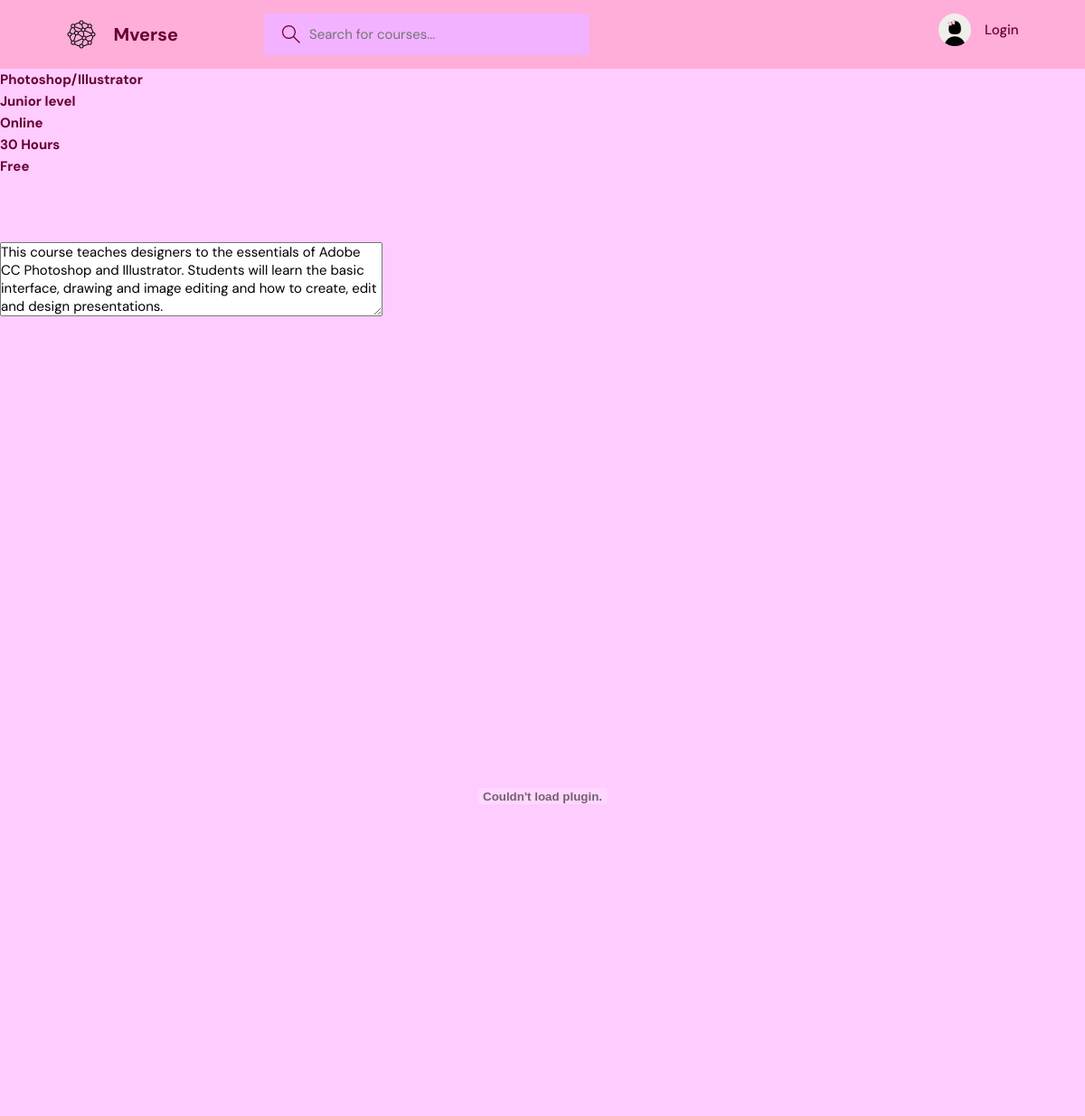
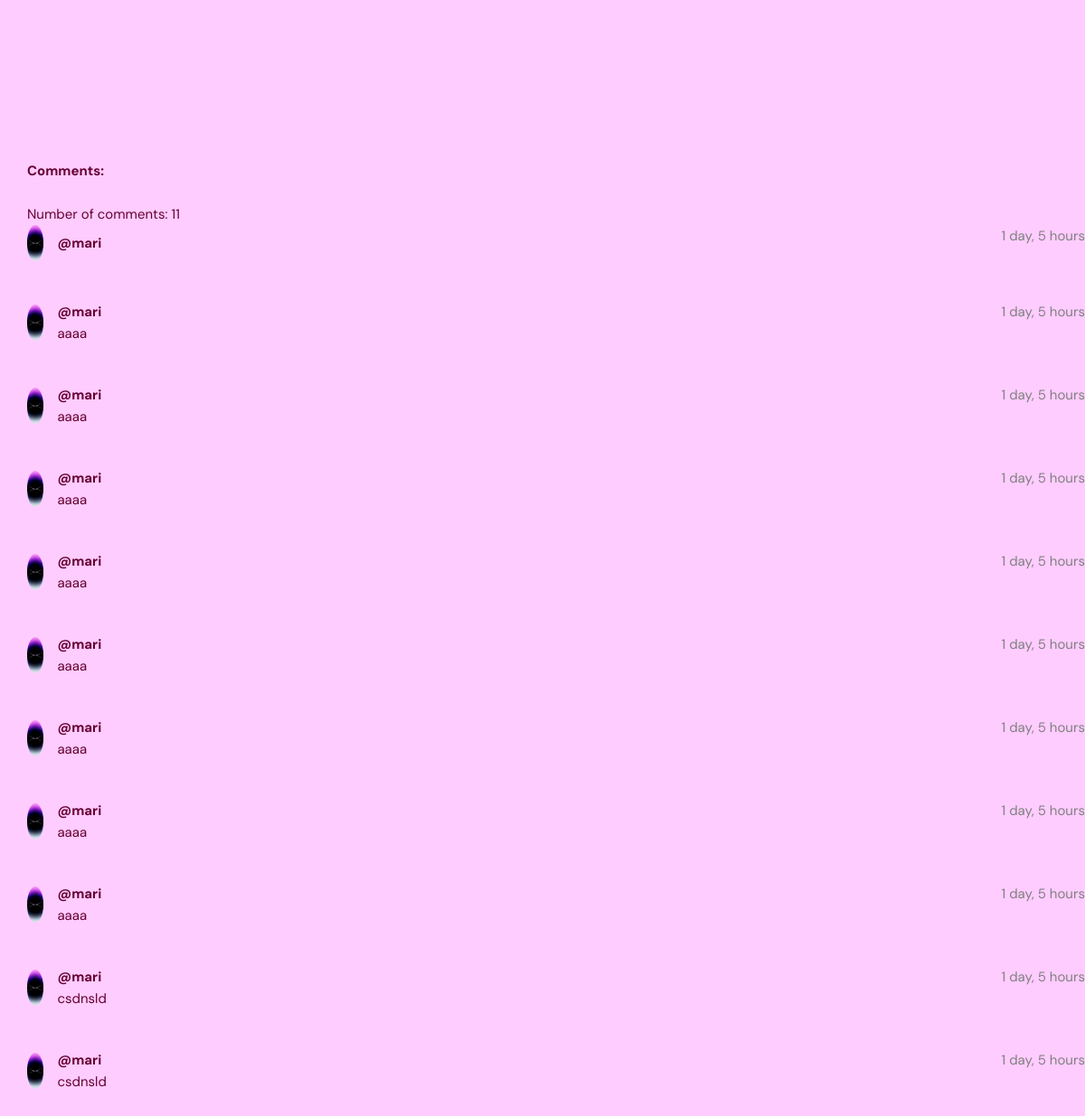
The page /open/4/ on the database as committed earlier (2 pictures, top to bottom).
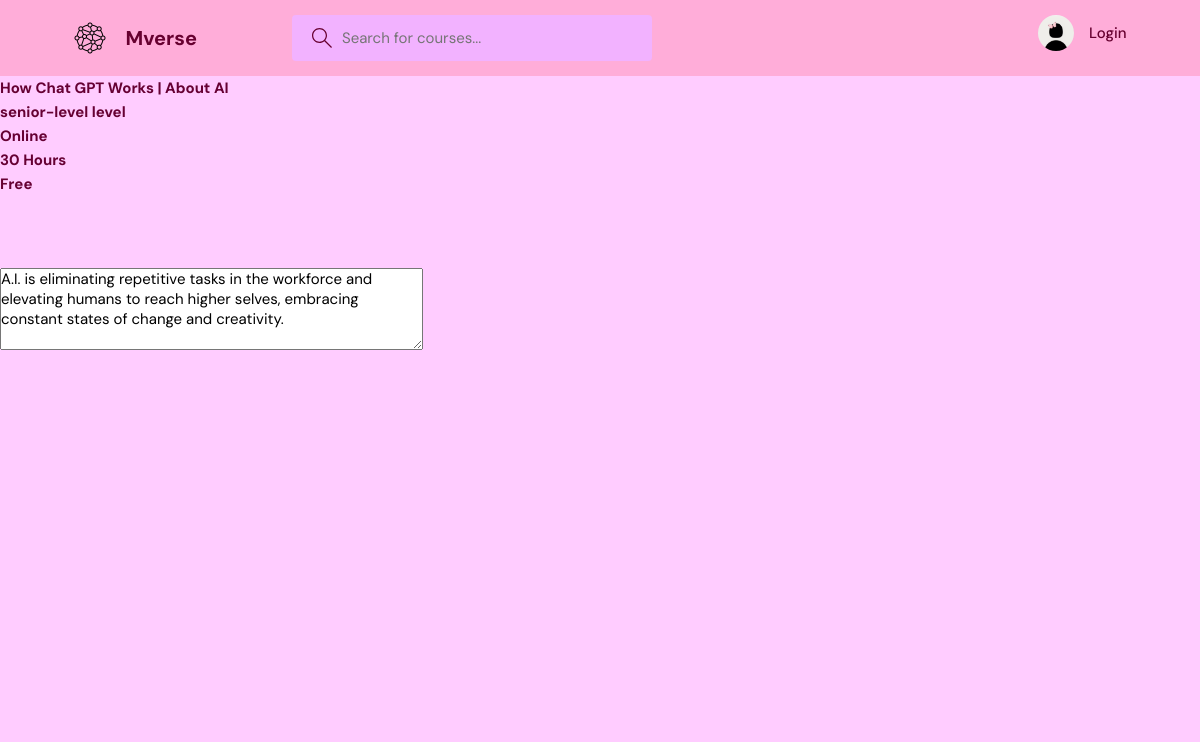
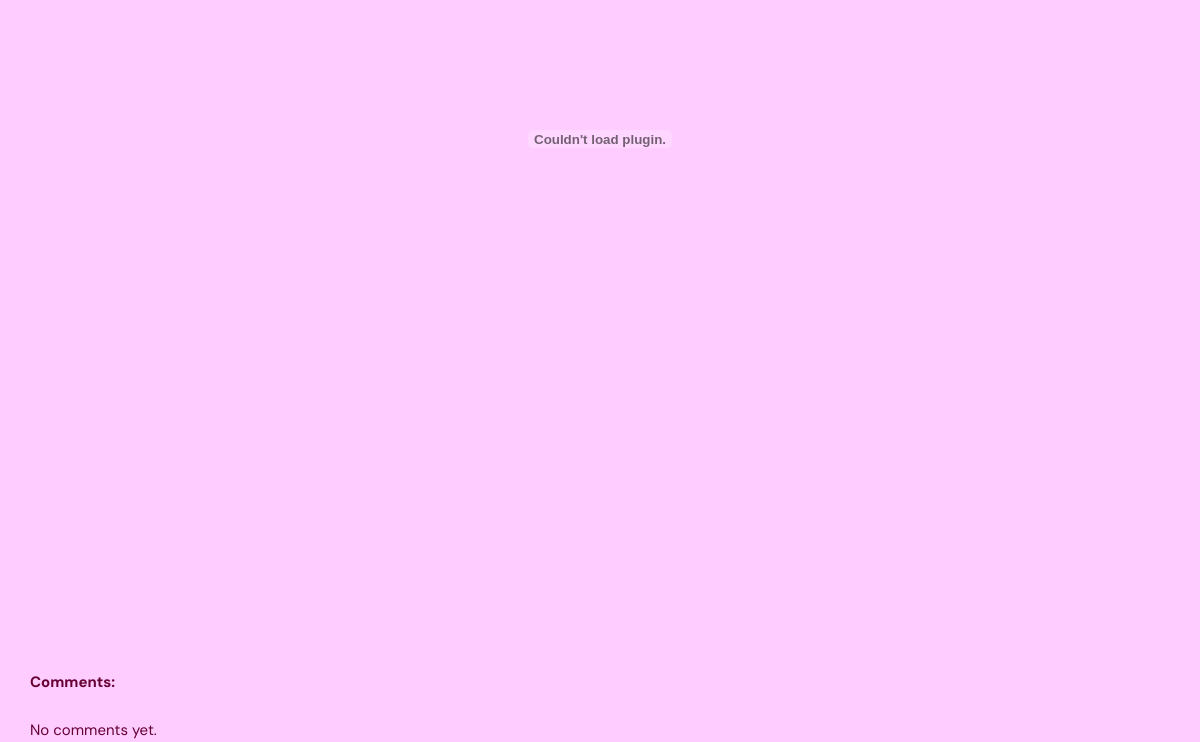
The same page on the database as committed later (2 pictures, top to bottom).
### base/models.py (models this page shows, shortened)
class Course(models.Model):
    creator = models.ForeignKey('User', on_delete=models.SET("Unknown Creator"))
    picture = models.ImageField(null=True, blank=True)
    name = models.CharField(max_length=100)
    time = models.CharField(max_length=100)
    group = models.ForeignKey(Group, on_delete=models.CASCADE)
    format = models.CharField(max_length=100)
    price = models.CharField(max_length=100)
    level = models.ManyToManyField(Level, related_name='courses', blank=True)
    description = models.TextField(max_length=1000)
    file = models.FileField(null=True)
    created = models.DateTimeField(auto_now_add=True)
    update = models.DateTimeField(auto_now=True)
    class Meta:
        ordering = ['-created', 'name']

class Level(models.Model):
    level = models.CharField(max_length=300)
    def __str__(self):
        return self.level

class Comment(models.Model):
    user = models.ForeignKey('User', on_delete=models.CASCADE)
    course = models.ForeignKey('Course', on_delete=models.CASCADE)
    body = models.TextField()
    created = models.DateTimeField(auto_now_add=True)
    class Meta:
        ordering = ['-created']

class User(AbstractUser):
    courses = models.ManyToManyField(Course, related_name='users', blank=True)
    avatar = models.ImageField(null=True, default='avatar.svg')
    bio = models.TextField(null=True)

### base/views.py (the view)
# urls.py: path('open/<str:id>/', views.open, name='open'),
def open(request, id):
    course = Course.objects.get(id=id)
    course_comments = course.comment_set.all()  # .order_by('-created')
    if request.method == "POST":
        Comment.objects.create(
            user=request.user,
            course=course,
            body=request.POST.get('body')
        )
    return render(request, 'base/open.html', {'course': course, 'comments': course_comments})

### base/templates/base/open.html (shortened to what this page needs)
{% extends 'main.html' %}
    {% block content %}
    <div>
                <h1> {{ course.name }}</h1>
                <h2>
                    {% for level in course.level.all %}
                    {{ level }} level
                    {% endfor %}
                </h2>
                <h3> {{ course.format }}</h3>
                <h4> {{ course.time }}</h4>
                <h5> {{ course.price}}</h5>
                <br><br><br>
        <textarea rows="4" cols="50">{{ course.description }}</textarea>
        {% load static %}
        <br><br>
        <embed src="{% static course.file.url %}" width="100%" height="1000px" scrolling="auto" margin-left="200px">
        <br><br>
    </div>
<div style="margin-left: 30px">
    <h1>Comments:</h1>
    <br>
    {% if comments %}
        <p>Number of comments: {{ comments.count }}</p>
        {% for comment in comments %}
            <div style="display: flex; align-items: flex-start; margin-bottom: 20px;">
                <a href="{% url 'profile' comment.user.id %}" style="display: flex; align-items: center; text-decoration: none; color: inherit;">
                    <img src="{{ comment.user.avatar.url }}" width="40px" height="40px" style="border-radius: 50%; margin-right: 15px;">
                    <div>
                        <div style="font-weight: bold;">@{{ comment.user.username }}</div>
                        <div>    {{ comment.body }}</div>
                    </div>
                </a>
                <span style="margin-left: auto; color: gray;">{{ comment.created | timesince }}</span>
            </div>
            <br>
        {% endfor %}
    {% else %}
        <p>No comments yet.</p>
    {% endif %}
</div>
    {% endblock %}

### templates/main.html (shortened to what this page needs)
<!DOCTYPE html>
<html lang="en">
    <head>
        {% load static %}
        <link rel="stylesheet" href="{% static 'styles/Styles.css' %}">
    </head>
    <body>
        {% include 'navbar.html' %}
        {% block content %}
        {% endblock %}
    </body>
</html>

### templates/navbar.html (shortened to what this page needs)
{% load static %}
<header class="header header--loggedIn">
      <div class="container">
        <a href="{% url 'home' %}" class="header__logo">
          <img src="{% static 'images/technology.png'%}" />
          <h1>Mverse</h1>
        </a>
        <form class="header__search">
          <label>
            <input name="q" placeholder="Search for courses..." />
          </label>
        </form>
        <nav class="header__menu">
          {% if request.user.is_authenticated %}
            <div class="header__user">
              <a href="{% url 'profile' request.user.id %}">
                <div class="avatar avatar--medium active">
                  <img src="{{ request.user.avatar.url }}"  style="border-radius: 50%" />
                </div>
                <p>{{ request.user.username }} <span>@{{ request.user.username }}</span></p>
              </a>
              <button class="dropdown-button">
                <svg version="1.1" xmlns="http://www.w3.org/2000/svg" width="32" height="32" viewBox="0 0 32 32">
                  <title>chevron-down</title>
                  <path d="M16 21l-13-13h-3l16 16 16-16h-3l-13 13z"></path>
                </svg>
              </button>
            </div>
          {% else %}
            <a href="{% url 'login' %}">
              <img src="{% static 'images/avatar.jpg' %}"  style="border-radius: 50%"/>
              <p>Login</p>
            </a>
          {% endif %}
        </nav>
      </div>
    </header>

### static/styles/Styles.css (style rules this page uses)
:root { --color-main: #a3525c; --color-main-light: #f2b2ff; --color-dark: #FFADD9; --color-dark-medium: #51546e; --color-dark-light: #696d97; --color-light: #85295c; --color-gray: #8b8b8b; --color-light-gray: #b2bdbd; --color-bg: #FFCCFF; --color-success: #5dd693; --color-error: #fc4b0b; }
* { font-family: "DM Sans", -apple-system, BlinkMacSystemFont, "Segoe UI", Roboto, Oxygen, Ubuntu, Cantarell, "Open Sans", "Helvetica Neue", sans-serif; margin: 0; padding: 0; box-sizing: border-box; text-rendering: optimizeLegibility; font-size: inherit; }
html { font-size: 56.25%; }
@media only screen and (min-width: 1200px) { html { font-size: 62.5%; } }
body { line-height: 1.6; font-weight: 400; font-size: 1.5rem; color: #660033; background-color: var(--color-bg); min-height: 100vh; }
img { width: 100%; }
a { display: inline-block; color: #660033; text-decoration: none; }
.container { max-width: 120rem; width: 90%; margin: auto; }
.header { padding: 1.5rem; background-color: var(--color-dark); }
.header > .container { display: flex; gap: 9.5rem; }
.header__logo, .header__user { display: flex; gap: 2rem; align-items: center; }
.header__logo > img { height: 3.2rem; width: 3.2rem; }
.header__logo > h1 { font-weight: 700; font-size: 2rem; color: #670030; }
.header__search > label { background-color: #f2b2ff; padding: 1.3rem 1rem; display: flex; align-items: center; gap: 1rem; border-radius: 4px; }
.header__search svg { fill: #670030; width: 2rem; height: 2rem; margin-left: 1rem; }
.header__search input { width: 30rem; background: transparent; border: none; outline: none; color: #670030; }
.header__menu { margin-left: auto; position: relative; }
.header__menu a { display: flex; gap: 1.5rem; align-items: center; font-weight: 500; text-decoration: none; color: #670030; }
.header__menu img { height: 3.6rem; }
.header__menu p { line-height: 1.2; }

Rows that differ between the two databases and show on the page:
no longer on this page (row edited): Level: level "Junior"
removed Comment: user.avatar (picture), user.username "mari", created "1 day, 5 hours"
removed Comment: user.avatar (picture), user.username "mari", body "aaaa", created "1 day, 5 hours"
removed Comment: user.avatar (picture), user.username "mari", body "aaaa", created "1 day, 5 hours"
removed Comment: user.avatar (picture), user.username "mari", body "aaaa", created "1 day, 5 hours"
removed Comment: user.avatar (picture), user.username "mari", body "aaaa", created "1 day, 5 hours"
removed Comment: user.avatar (picture), user.username "mari", body "aaaa", created "1 day, 5 hours"
removed Comment: user.avatar (picture), user.username "mari", body "aaaa", created "1 day, 5 hours"
removed Comment: user.avatar (picture), user.username "mari", body "aaaa", created "1 day, 5 hours"
removed Comment: user.avatar (picture), user.username "mari", body "aaaa", created "1 day, 5 hours"
removed Comment: user.avatar (picture), user.username "mari", body "csdnsld", created "1 day, 5 hours"
removed Comment: user.avatar (picture), user.username "mari", body "csdnsld", created "1 day, 5 hours"
changed Course "Online": name "Photoshop/Illustrator" → "How Chat GPT Works | About AI"; description "This course teaches designers to the essentials of Adobe CC Photoshop and Illustrator. Students will learn the basic interface, drawing and image editing and how to create, edit and design presentations." → "A.I. is eliminating repetitive tasks in the workforce and elevating humans to reach higher selves, embracing constant states of change and creativity."
now on this page (row edited): Level: level "senior-level"
Other text that changed with them:
{{ comments.count }}: "11" → (not shown)
text no longer shown: "Number of comments:"
text now shown: "No comments yet."
